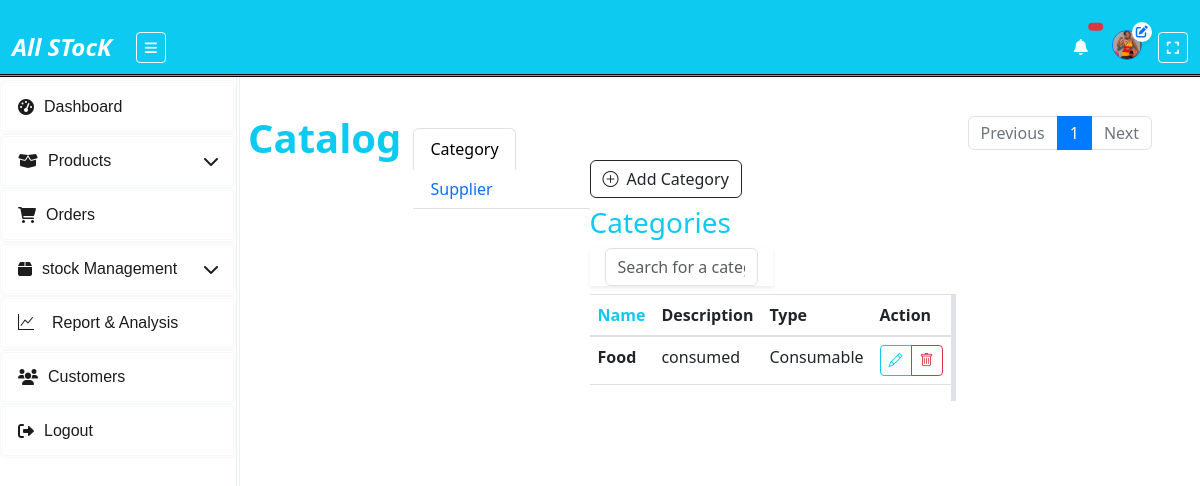
Page /product/catalog/ on the earlier database version.
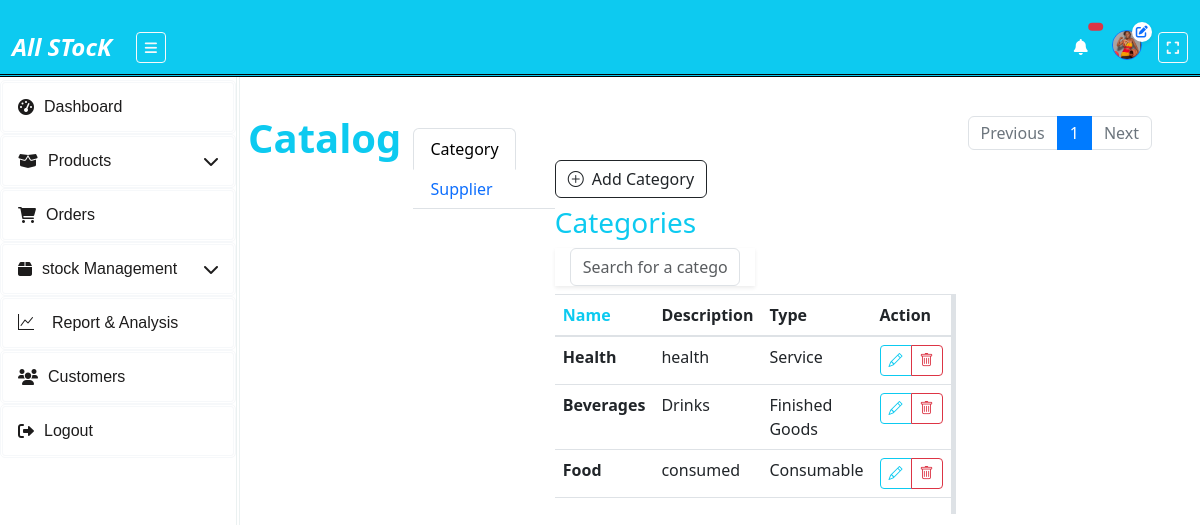
Same page on the later database version.
### inventory_sys/models.py (models this page shows, shortened)
class Category(models.Model):
    name = models.CharField(max_length=255, unique=True)
    description = models.TextField(blank=True, null=True)
    category_type = models.CharField(max_length=20, choices=CATEGORY_TYPES, default='finished_goods')
    created_at = models.DateTimeField(auto_now_add=True)

### inventory_sys/views.py (the view, shortened to what this page needs)
# urls.py: path('product/catalog/', views.catalog, name='catalog'),
def catalog(request):
    categories_list = Category.objects.all().order_by('-id')
    suppliers_list = Supplier.objects.all().order_by('-id')
    category_paginator = Paginator(categories_list, 8)
    supplier_paginator = Paginator(suppliers_list, 8)
    category_page_number = request.GET.get('category_page')
    supplier_page_number = request.GET.get('supplier_page')
    categories = category_paginator.get_page(category_page_number)
    suppliers = supplier_paginator.get_page(supplier_page_number)
    context = {
        'categories': categories,
        'suppliers': suppliers,
    }
    return render(request, 'InvApp/catalog.html', context)

### inventory_sys/templates/InvApp/catalog.html (shortened to what the changed rows need)
{% extends "InvApp/layout.html" %}
{% block content %}
<div class="container-fluid pt-2">
    <div class="container-fluid">
        <div class="tab-content mt-3" id="mainTabsContent">
            <div class="tab-pane fade show active" id="category" role="tabpanel">
                <div class="mt-3">
                    <div style="max-height: 300px; overflow-y: auto; overflow-x: auto;" class="border-end border-5">
                        <table class="table">
                            <thead class="table-header">
                                <tr>
                                    <th class="text-info">Name</th>
                                    <th>Description</th>
                                    <th>Type</th>
                                    <th>Action</th>
                                </tr>
                            </thead>
                            <tbody class="table-group-divider">
                                {% for category in categories %}
                                    <tr>
                                        <td class="fw-bold">{{ category.name }}</td>
                                        <td>{{ category.description }}</td>
                                        <td>{{ category.get_category_type_display }}</td>
                                        <td>
                                            <div class="btn-group">
                                            <button type="button" class="btn btn-outline-info btn-sm " data-bs-toggle="modal" data-bs-target="#updateProductModal{{ product.product_id }}" title="Edit Product">
                                            <i class="bi bi-pencil"></i>
                                            </button>
                                            <button type="button" class="btn btn-outline-danger btn-sm" data-bs-toggle="modal" data-bs-target="#deleteProductModal{{ product.product_id }}"title="Delete Product">
                                             <i class="bi bi-trash"></i>
                                           </button>
                                           </div>
                                    </tr>
                                {% empty %}
                                    <tr><td colspan="3">No categories added yet.</td></tr>
                                {% endfor %}
                            </tbody>
                        </table>
                    </div>
                </div>
            </div>
        </div>
    </div>
<nav aria-label="Category pagination" class="mt-2">
    <ul class="pagination justify-content-center">
      {% for num in categories.paginator.page_range %}
        <li class="page-item {% if categories.number == num %}active{% endif %}">
          <a class="page-link" href="?category_page={{ num }}">{{ num }}</a>
        </li>
      {% endfor %}
    </ul>
  </nav>
</div>
{% endblock %}

Differences in the rows shown:
added Category: name "Health", description "health", category_type "Service"
added Category: name "Beverages", description "Drinks", category_type "Finished Goods"
